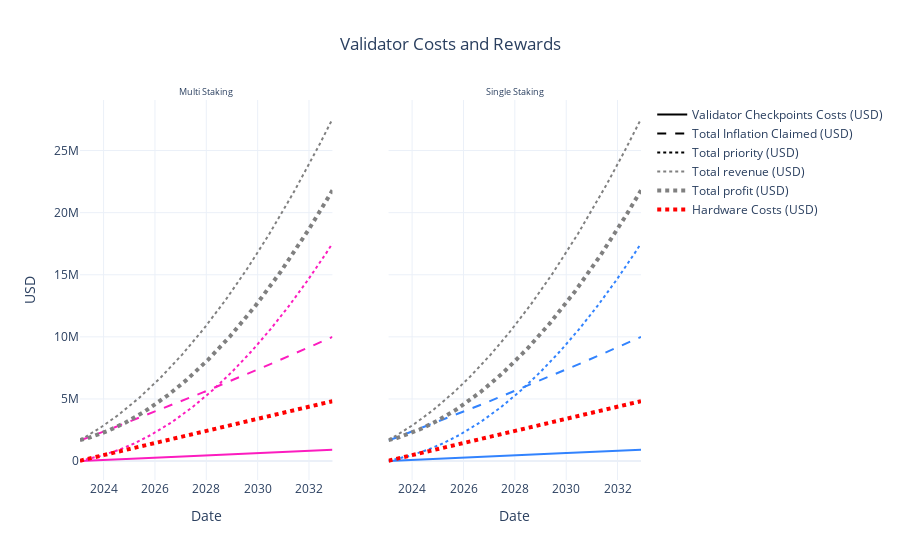

The cell this chart's notebook holds for it:
### Code cell
visualizations.plot_validator_checkpoint_costs(
    df_2b,
    subplot_titles=['Multi Staking', 'Single Staking']
)

### Figure 1 — Plotly figure (JSON) as saved in the notebook; plotly's stock layout.template omitted (floating-point values rounded to 4 significant figures; data arrays with more than 128 entries replaced by an {"elided": "..."} marker saying what was removed)
{"data": [{"line": {"color": "#FC1CBF"}, "name": "Validator Checkpoints Costs (USD)", "showlegend": false, "type": "scatter", "x": {"elided": "1028 str values"}, "xaxis": "x", "y": {"elided": "514 float values"}, "yaxis": "y"}, {"line": {"color": "#FC1CBF", "dash": "dash"}, "name": "Total Inflation Claimed (USD)", "showlegend": false, "type": "scatter", "x": {"elided": "1028 str values"}, "xaxis": "x", "y": {"elided": "514 float values"}, "yaxis": "y"}, {"line": {"color": "#FC1CBF", "dash": "dot"}, "name": "Total priority fee (USD)", "showlegend": false, "type": "scatter", "x": {"elided": "1028 str values"}, "xaxis": "x", "y": {"elided": "514 float values"}, "yaxis": "y"}, {"line": {"color": "grey", "dash": "dot"}, "name": "Total revenue (USD)", "showlegend": false, "type": "scatter", "x": {"elided": "1028 str values"}, "xaxis": "x", "y": {"elided": "514 float values"}, "yaxis": "y"}, {"line": {"color": "grey", "dash": "dot", "width": 4}, "name": "Total profit (USD)", "showlegend": false, "type": "scatter", "x": {"elided": "1028 str values"}, "xaxis": "x", "y": {"elided": "514 float values"}, "yaxis": "y"}, {"line": {"color": "red", "dash": "dot", "width": 4}, "name": "Hardware Costs (USD)", "showlegend": false, "type": "scatter", "x": {"elided": "1028 str values"}, "xaxis": "x", "y": {"elided": "514 float values"}, "yaxis": "y"}, {"line": {"color": "#3283FE"}, "name": "Validator Checkpoints Costs (USD)", "showlegend": false, "type": "scatter", "x": {"elided": "1028 str values"}, "xaxis": "x2", "y": {"elided": "514 float values"}, "yaxis": "y2"}, {"line": {"color": "#3283FE", "dash": "dash"}, "name": "Total Inflation Claimed (USD)", "showlegend": false, "type": "scatter", "x": {"elided": "1028 str values"}, "xaxis": "x2", "y": {"elided": "514 float values"}, "yaxis": "y2"}, {"line": {"color": "#3283FE", "dash": "dot"}, "name": "Total priority fee (USD)", "showlegend": false, "type": "scatter", "x": {"elided": "1028 str values"}, "xaxis": "x2", "y": {"elided": "514 float values"}, "yaxis": "y2"}, {"line": {"color": "grey", "dash": "dot"}, "name": "Total revenue (USD)", "showlegend": false, "type": "scatter", "x": {"elided": "1028 str values"}, "xaxis": "x2", "y": {"elided": "514 float values"}, "yaxis": "y2"}, {"line": {"color": "grey", "dash": "dot", "width": 4}, "name": "Total profit (USD)", "showlegend": false, "type": "scatter", "x": {"elided": "1028 str values"}, "xaxis": "x2", "y": {"elided": "514 float values"}, "yaxis": "y2"}, {"line": {"color": "red", "dash": "dot", "width": 4}, "name": "Hardware Costs (USD)", "showlegend": false, "type": "scatter", "x": {"elided": "1028 str values"}, "xaxis": "x2", "y": {"elided": "514 float values"}, "yaxis": "y2"}, {"line": {"color": "black"}, "mode": "lines", "name": "Validator Checkpoints Costs (USD)", "type": "scatter", "x": {"elided": "1028 str values"}, "y": [null]}, {"line": {"color": "black", "dash": "dash"}, "mode": "lines", "name": "Total Inflation Claimed (USD)", "type": "scatter", "x": {"elided": "1028 str values"}, "y": [null]}, {"line": {"color": "black", "dash": "dot"}, "mode": "lines", "name": "Total priority (USD)", "type": "scatter", "x": {"elided": "1028 str values"}, "y": [null]}, {"line": {"color": "grey", "dash": "dot"}, "mode": "lines", "name": "Total revenue (USD)", "type": "scatter", "x": {"elided": "1028 str values"}, "y": [null]}, {"line": {"color": "grey", "dash": "dot", "width": 4}, "mode": "lines", "name": "Total profit (USD)", "type": "scatter", "x": {"elided": "1028 str values"}, "y": [null]}, {"line": {"color": "red", "dash": "dot", "width": 4}, "mode": "lines", "name": "Hardware Costs (USD)", "type": "scatter", "x": {"elided": "1028 str values"}, "y": [null]}], "layout": {"annotations": [{"font": {"size": 9}, "showarrow": false, "text": "Multi Staking", "x": 0.225, "xanchor": "center", "xref": "paper", "y": 1, "yanchor": "bottom", "yref": "paper"}, {"font": {"size": 9}, "showarrow": false, "text": "Single Staking", "x": 0.775, "xanchor": "center", "xref": "paper", "y": 1, "yanchor": "bottom", "yref": "paper"}], "hovermode": "x", "legend": {"title": {"text": ""}}, "title": {"text": "Validator Costs and Rewards"}, "xaxis": {"anchor": "y", "domain": [0, 0.45], "title": {"text": "Date"}}, "xaxis2": {"anchor": "y2", "domain": [0.55, 1], "title": {"text": "Date"}}, "yaxis": {"anchor": "x", "domain": [0, 1], "title": {"text": "USD"}}, "yaxis2": {"anchor": "x2", "domain": [0, 1], "matches": "y", "showticklabels": false}}}
